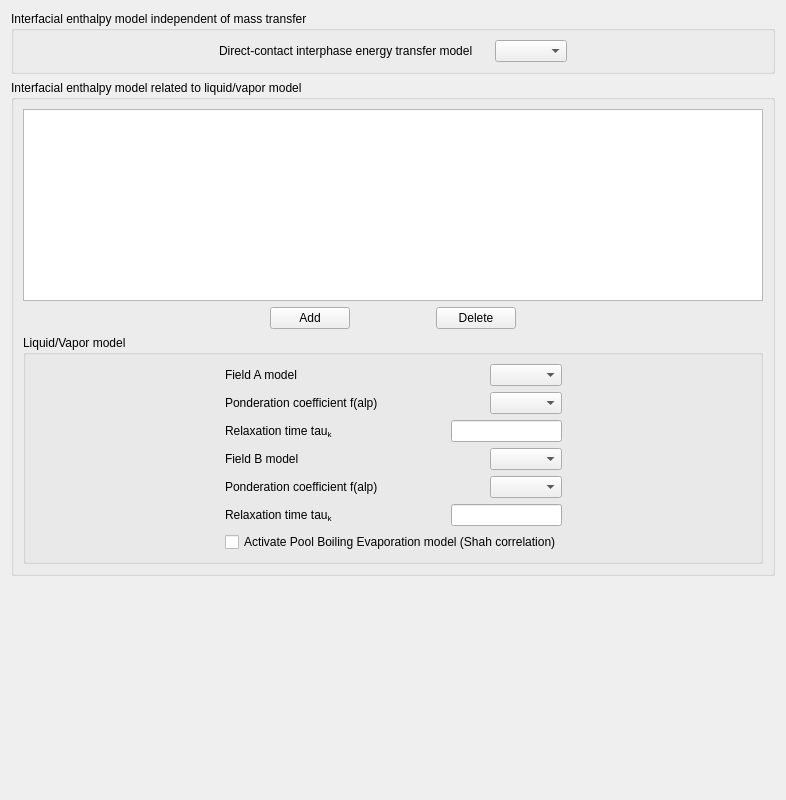
<?xml version="1.0" encoding="UTF-8"?>
<ui version="4.0">
 <class>InterfacialEnthalpy</class>
 <widget class="QWidget" name="InterfacialEnthalpy">
  <property name="geometry">
   <rect>
    <x>0</x>
    <y>0</y>
    <width>786</width>
    <height>800</height>
   </rect>
  </property>
  <property name="windowTitle">
   <string>Form</string>
  </property>
  <layout class="QGridLayout" name="gridLayout_4">
   <item row="0" column="0">
    <widget class="QGroupBox" name="groupBoxSolidEnergyTransfer">
     <property name="title">
      <string>Interfacial enthalpy model independent of mass transfer</string>
     </property>
     <layout class="QGridLayout" name="gridLayout_3">
      <item row="0" column="0">
       <spacer name="horizontalSpacer_4">
        <property name="orientation">
         <enum>Qt::Horizontal</enum>
        </property>
        <property name="sizeHint" stdset="0">
         <size>
          <width>98</width>
          <height>20</height>
         </size>
        </property>
       </spacer>
      </item>
      <item row="0" column="1">
       <layout class="QHBoxLayout" name="horizontalLayout_2">
        <item>
         <widget class="QLabel" name="label_3">
          <property name="text">
           <string>Direct-contact interphase energy transfer model</string>
          </property>
         </widget>
        </item>
        <item>
         <spacer name="horizontalSpacer_3">
          <property name="orientation">
           <enum>Qt::Horizontal</enum>
          </property>
          <property name="sizeHint" stdset="0">
           <size>
            <width>16</width>
            <height>20</height>
           </size>
          </property>
         </spacer>
        </item>
        <item>
         <widget class="QComboBox" name="comboBoxSolidEnergyTransfer"/>
        </item>
       </layout>
      </item>
      <item row="0" column="2">
       <spacer name="horizontalSpacer_5">
        <property name="orientation">
         <enum>Qt::Horizontal</enum>
        </property>
        <property name="sizeHint" stdset="0">
         <size>
          <width>98</width>
          <height>20</height>
         </size>
        </property>
       </spacer>
      </item>
     </layout>
    </widget>
   </item>
   <item row="1" column="0">
    <widget class="QGroupBox" name="groupBoxLiquidGasEnergyTransfer">
     <property name="title">
      <string>Interfacial enthalpy model related to liquid/vapor model</string>
     </property>
     <layout class="QGridLayout" name="gridLayout_2">
      <item row="1" column="0">
       <layout class="QHBoxLayout" name="_2">
        <property name="spacing">
         <number>6</number>
        </property>
        <property name="margin">
         <number>0</number>
        </property>
        <item>
         <spacer>
          <property name="orientation">
           <enum>Qt::Horizontal</enum>
          </property>
          <property name="sizeHint" stdset="0">
           <size>
            <width>17</width>
            <height>17</height>
           </size>
          </property>
         </spacer>
        </item>
        <item>
         <layout class="QHBoxLayout" name="_3">
          <property name="spacing">
           <number>6</number>
          </property>
          <property name="margin">
           <number>0</number>
          </property>
          <item>
           <widget class="QPushButton" name="pushButtonAdd">
            <property name="text">
             <string>Add</string>
            </property>
           </widget>
          </item>
          <item>
           <spacer>
            <property name="orientation">
             <enum>Qt::Horizontal</enum>
            </property>
            <property name="sizeHint" stdset="0">
             <size>
              <width>17</width>
              <height>17</height>
             </size>
            </property>
           </spacer>
          </item>
          <item>
           <widget class="QPushButton" name="pushButtonDelete">
            <property name="text">
             <string>Delete</string>
            </property>
           </widget>
          </item>
         </layout>
        </item>
        <item>
         <spacer>
          <property name="orientation">
           <enum>Qt::Horizontal</enum>
          </property>
          <property name="sizeHint" stdset="0">
           <size>
            <width>17</width>
            <height>17</height>
           </size>
          </property>
         </spacer>
        </item>
       </layout>
      </item>
      <item row="0" column="0">
       <widget class="QTableView" name="tableViewLiquidGasEnergyTransfer"/>
      </item>
      <item row="2" column="0">
       <widget class="QGroupBox" name="groupBoxLiquidVaporModel">
        <property name="title">
         <string>Liquid/Vapor model</string>
        </property>
        <layout class="QGridLayout" name="gridLayout">
         <item row="0" column="0">
          <spacer name="horizontalSpacer_8">
           <property name="orientation">
            <enum>Qt::Horizontal</enum>
           </property>
           <property name="sizeHint" stdset="0">
            <size>
             <width>78</width>
             <height>20</height>
            </size>
           </property>
          </spacer>
         </item>
         <item row="0" column="1">
          <layout class="QVBoxLayout" name="verticalLayout">
           <item>
            <layout class="QHBoxLayout" name="horizontalLayout_8"/>
           </item>
           <item>
            <layout class="QHBoxLayout" name="horizontalLayout_4">
             <item>
              <widget class="QLabel" name="label_4">
               <property name="text">
                <string>Field A model</string>
               </property>
              </widget>
             </item>
             <item>
              <spacer name="horizontalSpacer_10">
               <property name="orientation">
                <enum>Qt::Horizontal</enum>
               </property>
               <property name="sizeHint" stdset="0">
                <size>
                 <width>16</width>
                 <height>20</height>
                </size>
               </property>
              </spacer>
             </item>
             <item>
              <widget class="QComboBox" name="comboBoxFieldaModel"/>
             </item>
            </layout>
           </item>
           <item>
            <layout class="QHBoxLayout" name="horizontalLayout">
             <item>
              <widget class="QLabel" name="labelPonderationCoefFielda">
               <property name="text">
                <string>Ponderation coefficient f(alp)</string>
               </property>
              </widget>
             </item>
             <item>
              <spacer name="horizontalSpacer_2">
               <property name="orientation">
                <enum>Qt::Horizontal</enum>
               </property>
               <property name="sizeHint" stdset="0">
                <size>
                 <width>16</width>
                 <height>20</height>
                </size>
               </property>
              </spacer>
             </item>
             <item>
              <widget class="QComboBox" name="comboBoxPonderationCoefFielda"/>
             </item>
            </layout>
           </item>
           <item>
            <layout class="QHBoxLayout" name="horizontalLayout_3">
             <item>
              <widget class="QLabel" name="labelRelaxationTimeFielda">
               <property name="text">
                <string>&lt;!DOCTYPE HTML PUBLIC &quot;-//W3C//DTD HTML 4.0//EN&quot; &quot;http://www.w3.org/TR/REC-html40/strict.dtd&quot;&gt;
&lt;html&gt;&lt;head&gt;&lt;meta name=&quot;qrichtext&quot; content=&quot;1&quot; /&gt;&lt;style type=&quot;text/css&quot;&gt;
p, li { white-space: pre-wrap; }
&lt;/style&gt;&lt;/head&gt;&lt;body style=&quot; font-family:'Sans'; font-size:10pt; font-weight:400; font-style:normal;&quot;&gt;
&lt;p style=&quot; margin-top:0px; margin-bottom:0px; margin-left:0px; margin-right:0px; -qt-block-indent:0; text-indent:0px;&quot;&gt;&lt;span style=&quot; font-family:'Sans Serif'; font-size:9pt;&quot;&gt;Relaxation time tau&lt;/span&gt;&lt;span style=&quot; font-family:'Sans Serif'; font-size:9pt; vertical-align:sub;&quot;&gt;k&lt;/span&gt;&lt;/p&gt;&lt;/body&gt;&lt;/html&gt;</string>
               </property>
              </widget>
             </item>
             <item>
              <spacer name="horizontalSpacer">
               <property name="orientation">
                <enum>Qt::Horizontal</enum>
               </property>
               <property name="sizeHint" stdset="0">
                <size>
                 <width>16</width>
                 <height>20</height>
                </size>
               </property>
              </spacer>
             </item>
             <item>
              <widget class="QLineEdit" name="lineEditRelaxationTimeFielda"/>
             </item>
            </layout>
           </item>
           <item>
            <layout class="QHBoxLayout" name="horizontalLayout_5">
             <item>
              <widget class="QLabel" name="label_5">
               <property name="text">
                <string>Field B model</string>
               </property>
              </widget>
             </item>
             <item>
              <spacer name="horizontalSpacer_11">
               <property name="orientation">
                <enum>Qt::Horizontal</enum>
               </property>
               <property name="sizeHint" stdset="0">
                <size>
                 <width>16</width>
                 <height>20</height>
                </size>
               </property>
              </spacer>
             </item>
             <item>
              <widget class="QComboBox" name="comboBoxFieldbModel"/>
             </item>
            </layout>
           </item>
           <item>
            <layout class="QHBoxLayout" name="horizontalLayout_7">
             <item>
              <widget class="QLabel" name="labelPonderationCoefFieldb">
               <property name="text">
                <string>Ponderation coefficient f(alp)</string>
               </property>
              </widget>
             </item>
             <item>
              <spacer name="horizontalSpacer_7">
               <property name="orientation">
                <enum>Qt::Horizontal</enum>
               </property>
               <property name="sizeHint" stdset="0">
                <size>
                 <width>16</width>
                 <height>20</height>
                </size>
               </property>
              </spacer>
             </item>
             <item>
              <widget class="QComboBox" name="comboBoxPonderationCoefFieldb"/>
             </item>
            </layout>
           </item>
           <item>
            <layout class="QHBoxLayout" name="horizontalLayout_6">
             <item>
              <widget class="QLabel" name="labelRelaxationTimeFieldb">
               <property name="text">
                <string>&lt;!DOCTYPE HTML PUBLIC &quot;-//W3C//DTD HTML 4.0//EN&quot; &quot;http://www.w3.org/TR/REC-html40/strict.dtd&quot;&gt;
&lt;html&gt;&lt;head&gt;&lt;meta name=&quot;qrichtext&quot; content=&quot;1&quot; /&gt;&lt;style type=&quot;text/css&quot;&gt;
p, li { white-space: pre-wrap; }
&lt;/style&gt;&lt;/head&gt;&lt;body style=&quot; font-family:'Sans'; font-size:10pt; font-weight:400; font-style:normal;&quot;&gt;
&lt;p style=&quot; margin-top:0px; margin-bottom:0px; margin-left:0px; margin-right:0px; -qt-block-indent:0; text-indent:0px;&quot;&gt;&lt;span style=&quot; font-family:'Sans Serif'; font-size:9pt;&quot;&gt;Relaxation time tau&lt;/span&gt;&lt;span style=&quot; font-family:'Sans Serif'; font-size:9pt; vertical-align:sub;&quot;&gt;k&lt;/span&gt;&lt;/p&gt;&lt;/body&gt;&lt;/html&gt;</string>
               </property>
              </widget>
             </item>
             <item>
              <spacer name="horizontalSpacer_6">
               <property name="orientation">
                <enum>Qt::Horizontal</enum>
               </property>
               <property name="sizeHint" stdset="0">
                <size>
                 <width>16</width>
                 <height>20</height>
                </size>
               </property>
              </spacer>
             </item>
             <item>
              <widget class="QLineEdit" name="lineEditRelaxationTimeFieldb"/>
             </item>
            </layout>
           </item>
           <item>
            <widget class="QCheckBox" name="checkBoxActivatePool">
             <property name="text">
              <string>Activate Pool Boiling Evaporation model (Shah correlation)</string>
             </property>
            </widget>
           </item>
          </layout>
         </item>
         <item row="0" column="2">
          <spacer name="horizontalSpacer_9">
           <property name="orientation">
            <enum>Qt::Horizontal</enum>
           </property>
           <property name="sizeHint" stdset="0">
            <size>
             <width>77</width>
             <height>20</height>
            </size>
           </property>
          </spacer>
         </item>
        </layout>
       </widget>
      </item>
     </layout>
    </widget>
   </item>
   <item row="3" column="0">
    <spacer name="verticalSpacer">
     <property name="orientation">
      <enum>Qt::Vertical</enum>
     </property>
     <property name="sizeHint" stdset="0">
      <size>
       <width>20</width>
       <height>40</height>
      </size>
     </property>
    </spacer>
   </item>
  </layout>
 </widget>
 <resources/>
 <connections/>
</ui>
